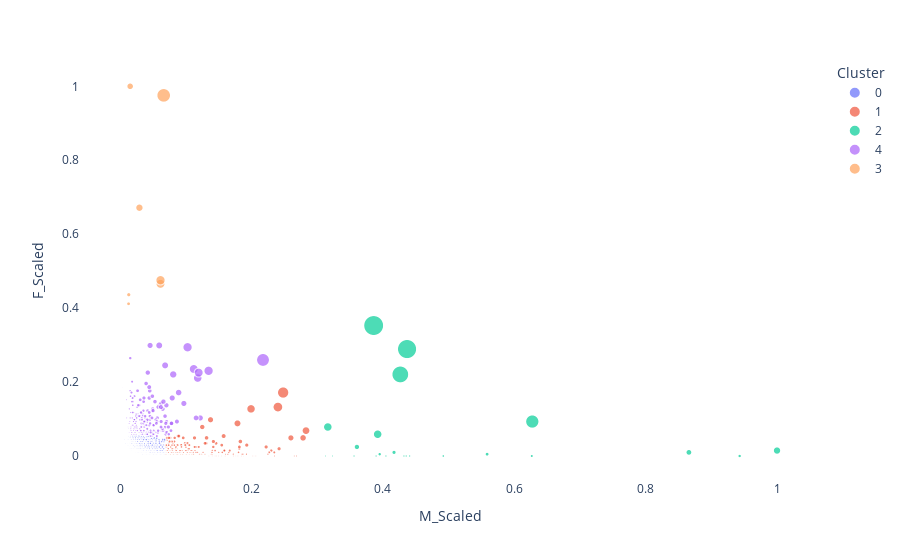

Source (notebook cell):
### Code cell
no_of_clusters = 5
model = KMeans(n_clusters=no_of_clusters, random_state=42)
cluster = pd.DataFrame(model.fit_predict(data)).astype('category')
cluster.columns = ['Cluster']
data = data.merge(cluster, left_index=True, right_index=True)
data = pd.concat([RFM_df,data], axis=1)
fig = px.scatter(data,
                 x='M_Scaled',
                 y='F_Scaled',
                 size = 'Monetary_Total',
                 color='Cluster')
fig.update_layout({'plot_bgcolor': 'rgba(0, 0, 0, 0)',
                   'paper_bgcolor': 'rgba(0, 0, 0, 0)'
                  })
fig.show()

### Figure 1 — Plotly figure (JSON) as saved in the notebook; plotly's stock layout.template omitted (floating-point values rounded to 4 significant figures; data arrays with more than 128 entries replaced by an {"elided": "..."} marker saying what was removed)
{"data": [{"hovertemplate": "Cluster=0<br>M_Scaled=%{x}<br>F_Scaled=%{y}<br>Monetary_Total=%{marker.size}<extra></extra>", "legendgroup": "0", "marker": {"color": "#636efa", "size": {"elided": "3737 float values"}, "sizemode": "area", "sizeref": 697.8, "symbol": "circle"}, "mode": "markers", "name": "0", "showlegend": true, "type": "scattergl", "x": {"elided": "3737 float values"}, "xaxis": "x", "y": {"elided": "3737 float values"}, "yaxis": "y"}, {"hovertemplate": "Cluster=1<br>M_Scaled=%{x}<br>F_Scaled=%{y}<br>Monetary_Total=%{marker.size}<extra></extra>", "legendgroup": "1", "marker": {"color": "#EF553B", "size": {"elided": "340 float values"}, "sizemode": "area", "sizeref": 697.8, "symbol": "circle"}, "mode": "markers", "name": "1", "showlegend": true, "type": "scattergl", "x": {"elided": "340 float values"}, "xaxis": "x", "y": {"elided": "340 float values"}, "yaxis": "y"}, {"hovertemplate": "Cluster=2<br>M_Scaled=%{x}<br>F_Scaled=%{y}<br>Monetary_Total=%{marker.size}<extra></extra>", "legendgroup": "2", "marker": {"color": "#00cc96", "size": [6208.0, 4009.0, 11070.0, 124300.0, 7830.0, 3528.0, 4280.0, 9341.0, 4874.0, 4367.0, 21430.0, 3096, 50490.0, 53260.0, 279100.0, 39620.0, 3861, 25730.0, 12390.0, 194400.0, 3203.0, 259700.0, 4315.0], "sizemode": "area", "sizeref": 697.8, "symbol": "circle"}, "mode": "markers", "name": "2", "showlegend": true, "type": "scattergl", "x": [0.6267, 0.4047, 0.5587, 0.6275, 0.3953, 0.3562, 0.4321, 0.9431, 0.4921, 0.4409, 0.3606, 0.3126, 0.3921, 0.3163, 0.3861, 1, 0.3898, 0.8658, 0.4171, 0.4266, 0.3234, 0.4369, 0.4356], "xaxis": "x", "y": [0, 0, 0.004902, 0.09314, 0.004902, 0, 0, 0, 0, 0, 0.02451, 0, 0.05882, 0.07843, 0.3529, 0.01471, 0, 0.009804, 0.009804, 0.2206, 0, 0.2892, 0], "yaxis": "y"}, {"hovertemplate": "Cluster=4<br>M_Scaled=%{x}<br>F_Scaled=%{y}<br>Monetary_Total=%{marker.size}<extra></extra>", "legendgroup": "4", "marker": {"color": "#ab63fa", "size": {"elided": "226 float values"}, "sizemode": "area", "sizeref": 697.8, "symbol": "circle"}, "mode": "markers", "name": "4", "showlegend": true, "type": "scattergl", "x": {"elided": "226 float values"}, "xaxis": "x", "y": {"elided": "226 float values"}, "yaxis": "y"}, {"hovertemplate": "Cluster=3<br>M_Scaled=%{x}<br>F_Scaled=%{y}<br>Monetary_Total=%{marker.size}<extra></extra>", "legendgroup": "3", "marker": {"color": "#FFA15A", "size": [31350.0, 10970.0, 58620.0, 11860.0, 131700.0, 59840.0, 40360.0], "sizemode": "area", "sizeref": 697.8, "symbol": "circle"}, "mode": "markers", "name": "3", "showlegend": true, "type": "scattergl", "x": [0.01544, 0.01303, 0.06165, 0.01331, 0.0665, 0.06165, 0.02953], "xaxis": "x", "y": [1, 0.4118, 0.4657, 0.4363, 0.9755, 0.4755, 0.6716], "yaxis": "y"}], "layout": {"legend": {"itemsizing": "constant", "title": {"text": "Cluster"}, "tracegroupgap": 0}, "margin": {"t": 60}, "paper_bgcolor": "rgba(0, 0, 0, 0)", "plot_bgcolor": "rgba(0, 0, 0, 0)", "xaxis": {"anchor": "y", "domain": [0, 1], "title": {"text": "M_Scaled"}}, "yaxis": {"anchor": "x", "domain": [0, 1], "title": {"text": "F_Scaled"}}}}
